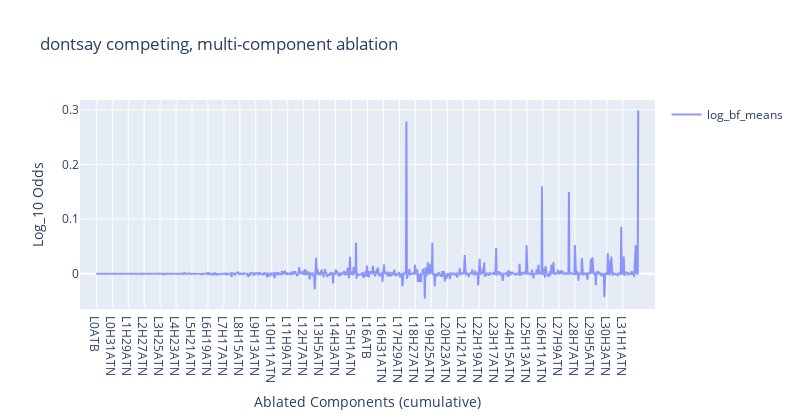

The notebook cell this image was saved under:
### Code cell
log_bf_means = log_bf_ats.mean(axis=0)

utils.plot_head_data(
    lines=[
        (f"log_bf_means", log_bf_means / np.log(10), labels),
    ],
    spacing=32,
    title="dontsay competing, multi-component ablation",
    yaxis_title="Log_10 Odds",
    xaxis_title="Ablated Components (cumulative)",
    height=420, width=800
).show()

### Figure 1 — Plotly figure (JSON) as saved in the notebook; plotly's stock layout.template omitted (floating-point values rounded to 4 significant figures; data arrays with more than 128 entries replaced by an {"elided": "..."} marker saying what was removed)
{"data": [{"mode": "lines", "name": "log_bf_means", "opacity": 0.7, "type": "scatter", "x": {"elided": "1088 str values"}, "y": {"elided": "1088 float values"}}], "layout": {"height": 420, "hovermode": "x unified", "showlegend": true, "title": {"text": "dontsay competing, multi-component ablation"}, "width": 800, "xaxis": {"range": [-32.64, 1121.0], "ticktext": ["L0ATB", "L0H31ATN", "L1H29ATN", "L2H27ATN", "L3H25ATN", "L4H23ATN", "L5H21ATN", "L6H19ATN", "L7H17ATN", "L8H15ATN", "L9H13ATN", "L10H11ATN", "L11H9ATN", "L12H7ATN", "L13H5ATN", "L14H3ATN", "L15H1ATN", "L16ATB", "L16H31ATN", "L17H29ATN", "L18H27ATN", "L19H25ATN", "L20H23ATN", "L21H21ATN", "L22H19ATN", "L23H17ATN", "L24H15ATN", "L25H13ATN", "L26H11ATN", "L27H9ATN", "L28H7ATN", "L29H5ATN", "L30H3ATN", "L31H1ATN"], "tickvals": [0, 32, 64, 96, 128, 160, 192, 224, 256, 288, 320, 352, 384, 416, 448, 480, 512, 544, 576, 608, 640, 672, 704, 736, 768, 800, 832, 864, 896, 928, 960, 992, 1024, 1056], "title": {"text": "Ablated Components (cumulative)"}}, "yaxis": {"title": {"text": "Log_10 Odds"}}}}
